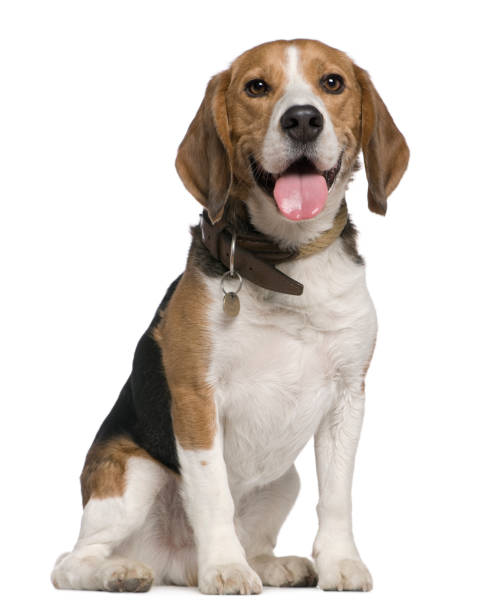
#> input picture dog.jpg, 491 x 612 px
$ python test.py
#> lines starting #> are read from the running program, lines starting #| are printed output that depends on the picture; after the words box and inside, x2 and y2 are one past the last pixel; in counts of white or black regions, pixels touching at a corner belong together
import cv2

def on_trace_bar_changed(args):
    pass

img = cv2.imread('dog.jpg')
#> img is the input picture: shape (612, 491, 3); mean B, G, R 204.4, 209.9, 216.7
if img is None:
    print("Error: Image not found or could not be read.")
    exit()
cv2.namedWindow("Image")
cv2.namedWindow("Real")
gray = cv2.cvtColor(img, cv2.COLOR_BGR2GRAY)
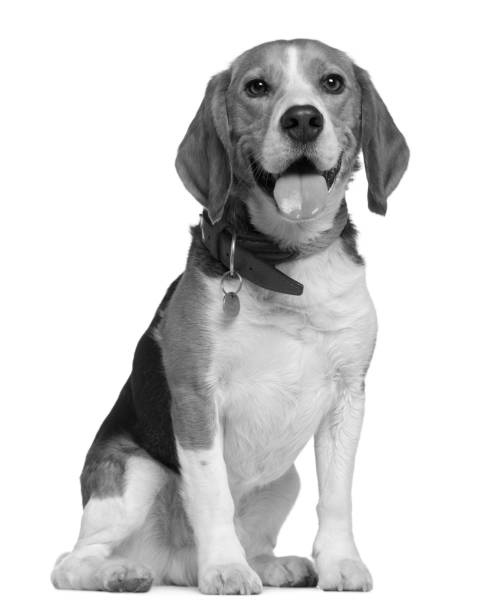
#> gray: shape (612, 491); min 0, max 255, mean 211.3
# gray: the input grayscale image.

# (5, 5): the size of the Gaussian kernel (height × width). It must be odd and positive.

# 0: the standard deviation in the X direction (sigmaX). If set to 0, OpenCV automatically calculates it based on the kernel size.
# To reduce high-frequency noise.

# To improve the results of thresholding, edge detection, or other post-processing steps.

# To soften the image and suppress irrelevant small details.
blurred = cv2.GaussianBlur(gray, (5, 5), 0)


cv2.createTrackbar('thres', 'Image', 0, 255, on_trace_bar_changed)
#> slider 'thres' is set to 85

while True:
    if cv2.getWindowProperty('Image', cv2.WND_PROP_VISIBLE) < 1:
        break
    cv2.imshow("Real", img)
    thresh = cv2.getTrackbarPos('thres', 'Image')
     # Apply thresholding on a separate copy
    thresh_img = cv2.threshold(blurred, thresh, 255, cv2.THRESH_BINARY_INV)[1]
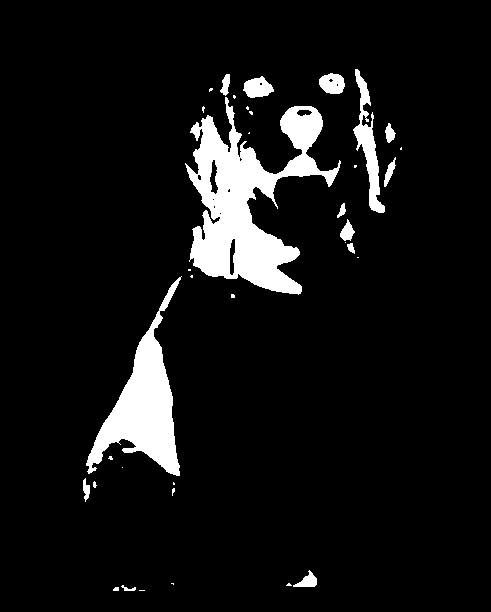
#> thresh_img: shape (612, 491); 7.7% white; 36 white regions (21 under 20 px), largest, box (x1, y1, x2, y2) and area: (185, 97, 341, 295) 12772, (86, 276, 182, 476) 6678, (353, 69, 385, 213) 1511
    # if thresh_img is None:
    #     print("Error: thresh_img not found or could not be read.")
    #     exit()
    cv2.imshow("Image", thresh_img)

    k = cv2.waitKey(1) & 0xFF
#> (key q is pressed here)

    if k == ord('q'):
        break


cv2.destroyAllWindows()
